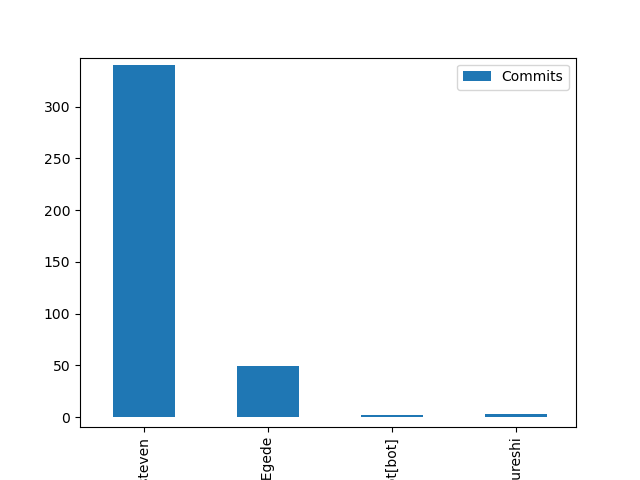

Generate this figure with Python:
import requests, json
import pprint
import config
import matplotlib.pyplot as plt
from pandas import DataFrame
import pandas

# directions for getting a token- gist.github.com/christopheranderton/8644743
TOKEN = getattr(config, 'GITHUB_TOKEN', 'default value if not found')

# this function was made to give proof we were contributing to our capstone repo which was under NDA and this was all we could share.
def create_output_file():
    with open("commits.txt", "w") as text_file:
        # go through each commit in each branch
        for branch in repo:
            text_file.write("BRANCH_NAME: " + branch['name'])
            text_file.write("\n")
            sha = branch['commit']['sha']
            commits = requests.get(get_commits.replace("SHAFILL", sha)).json()
            for commit in commits:
                resp = {"COMMIT AUTHOR--- ": commit['commit']['author'],
                        "COMMIT MESSAGE--- ": commit['commit']['message'],
                        "COMMIT SHA--- ": commit['commit']['tree']}
                text_file.write(pprint.pformat(resp))
                text_file.write("\n")
            text_file.write("\n")

# this function is just a simple example of one way this data could interact with pandas
def pandas_metrics(repo):
    authors_commits_dict = {}
    for branch in repo:
        sha = branch['commit']['sha']
        commits = requests.get(get_commits.replace("SHAFILL", sha)).json()
        for commit in commits: 
            author = commit['commit']['author']['name']
            # account for my two names
            if author in "Steven Tucker":
                author = "slidingsteven"
            # if the author is in the author dictionary then increment their tally
            if author in authors_commits_dict:
                authors_commits_dict[author] = authors_commits_dict[author] + 1
            # else, add them to the dict
            else: 
                authors_commits_dict[author] = 1
    df = DataFrame(authors_commits_dict.items(), columns=['Authors', 'Commits'])      
    # # show the data set
    print (df)
    df.plot(x='Authors', y ='Commits', kind = 'bar')
    # # show graph 
    plt.show()

# https://api.github.com/repos/:user/:repo/branches
get_branches = 'https://api.github.com/repos/slidingsteven/SecurityQuestionEvaluator/branches?access_token=' + TOKEN
get_commits = 'https://api.github.com/repos/slidingsteven/SecurityQuestionEvaluator/commits?per_page=100&sha=SHAFILL&access_token='+TOKEN

# get the set of branches on the repo
r = requests.get(get_branches)
# pretty print the output
pprint.pprint(r.json())
# give clear output for the number of branches
print("\n\n\nNumber of branches: " + str(len(r.json())))

# save the repo info 
repo = r.json()

# get the df of authors compared to their commits
pandas_metrics(repo)

# create an output file.
# this was just to prove to a TA we were working on our capstone since we were under NDA
# I left it here to show experience with creating an input/output file
create_output_file()
